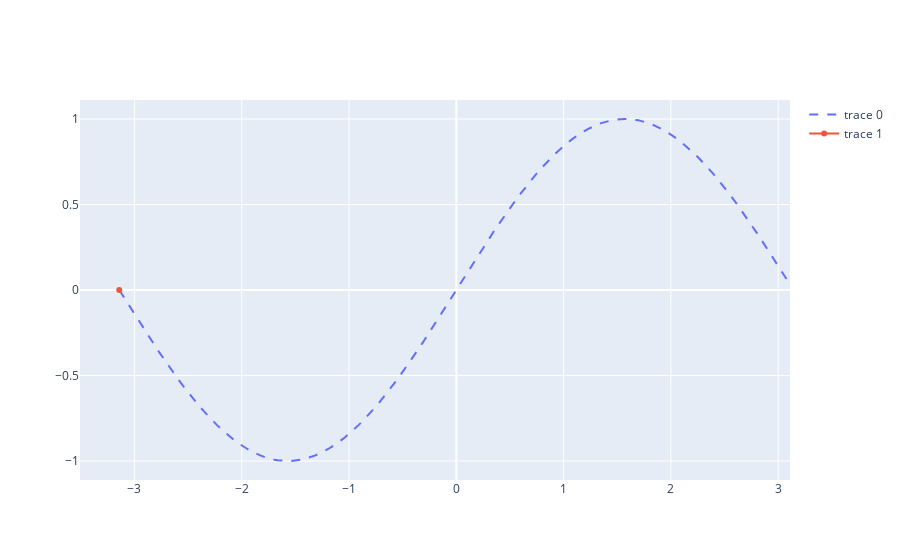

Write notebook code for a chart like this one.
### Markdown cell above
Operating on fig0 did not work. It changes fig0, but not the interactive figure widget:

### Code cell
fig0

### Figure 1 — Plotly figure (JSON) as saved in the notebook; plotly's stock layout.template omitted (floating-point values rounded to 4 significant figures; data arrays with more than 128 entries replaced by an {"elided": "..."} marker saying what was removed)
{"data": [{"line": {"dash": "dash"}, "type": "scatter", "x": {"elided": "200 float values"}, "y": {"elided": "200 float values"}}, {"type": "scatter", "x": [-3.142], "y": [-1.225e-16]}], "layout": {"autosize": true, "xaxis": {"autorange": true, "range": [-3.515, 3.11], "type": "linear"}, "yaxis": {"autorange": true, "range": [-1.111, 1.111], "type": "linear"}}}
